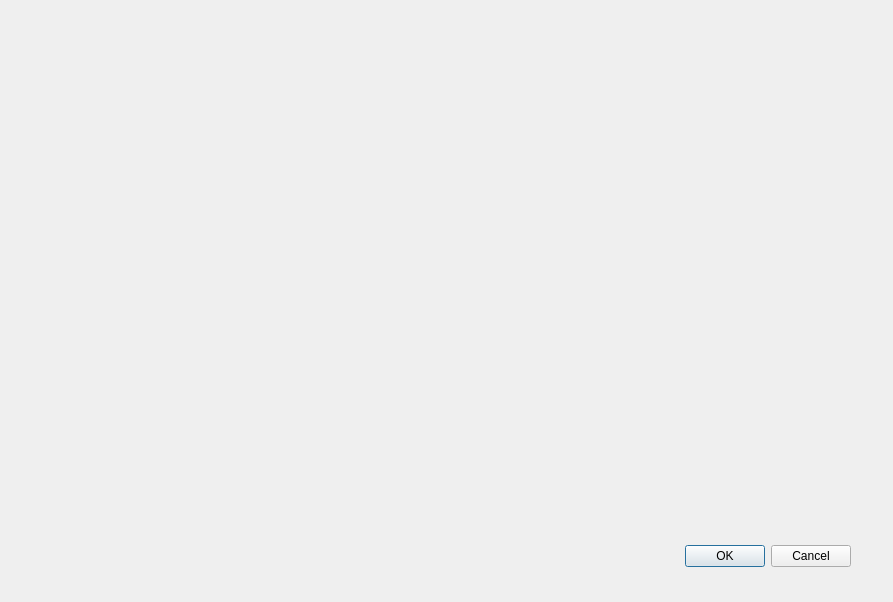
<?xml version="1.0" encoding="UTF-8"?>
<ui version="4.0">
 <class>TagEditDialog</class>
 <widget class="QDialog" name="TagEditDialog">
  <property name="windowModality">
   <enum>Qt::ApplicationModal</enum>
  </property>
  <property name="geometry">
   <rect>
    <x>0</x>
    <y>0</y>
    <width>893</width>
    <height>602</height>
   </rect>
  </property>
  <property name="windowTitle">
   <string>Dialog</string>
  </property>
  <property name="modal">
   <bool>true</bool>
  </property>
  <widget class="QDialogButtonBox" name="buttonBox">
   <property name="geometry">
    <rect>
     <x>30</x>
     <y>540</y>
     <width>821</width>
     <height>32</height>
    </rect>
   </property>
   <property name="orientation">
    <enum>Qt::Horizontal</enum>
   </property>
   <property name="standardButtons">
    <set>QDialogButtonBox::Cancel|QDialogButtonBox::Ok</set>
   </property>
  </widget>
 </widget>
 <resources/>
 <connections>
  <connection>
   <sender>buttonBox</sender>
   <signal>accepted()</signal>
   <receiver>TagEditDialog</receiver>
   <slot>accept()</slot>
   <hints>
    <hint type="sourcelabel">
     <x>248</x>
     <y>254</y>
    </hint>
    <hint type="destinationlabel">
     <x>157</x>
     <y>274</y>
    </hint>
   </hints>
  </connection>
  <connection>
   <sender>buttonBox</sender>
   <signal>rejected()</signal>
   <receiver>TagEditDialog</receiver>
   <slot>reject()</slot>
   <hints>
    <hint type="sourcelabel">
     <x>316</x>
     <y>260</y>
    </hint>
    <hint type="destinationlabel">
     <x>286</x>
     <y>274</y>
    </hint>
   </hints>
  </connection>
 </connections>
</ui>
